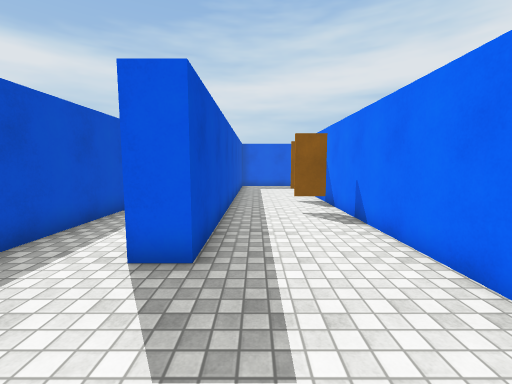
View 1 (above)

24 first-person views from a walk through a scene from a Unity 3-D project. The camera is 1.5 m above the floor, tilts 6° down and sees 90° across. The floor is counted in squares, 1 m on a side. Each view is taken from the middle of a square. On the plan, view 1 faces up. The plan holds only what a view shows up to about 13 squares ahead; the rest is blank. The player character is not drawn. Surface patterns are stand-ins for the level's own textures.

View 2
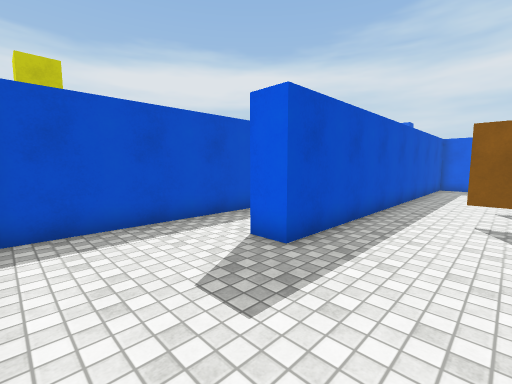

View 3
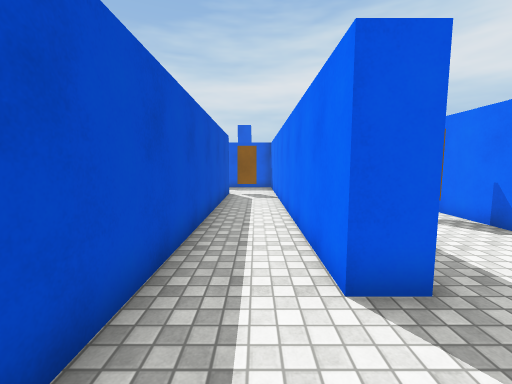

View 4
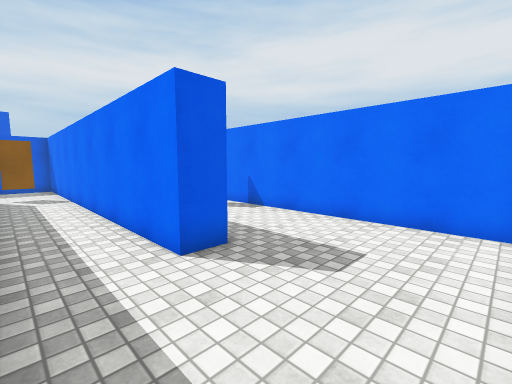

View 5
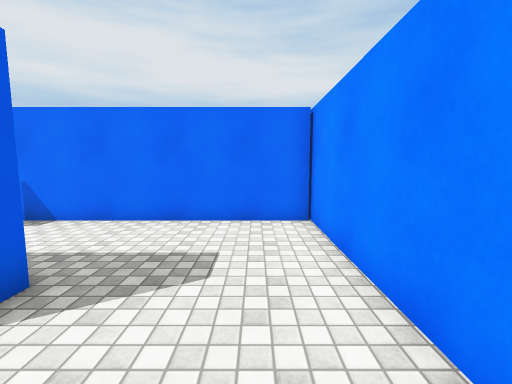

View 6
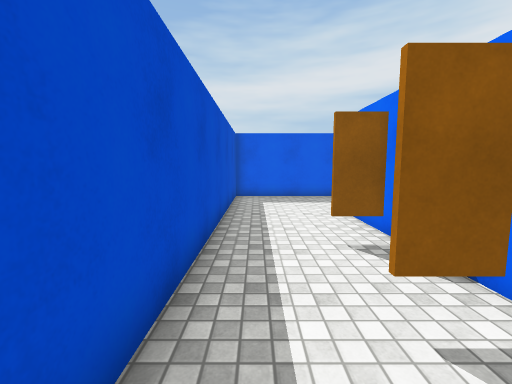

View 7
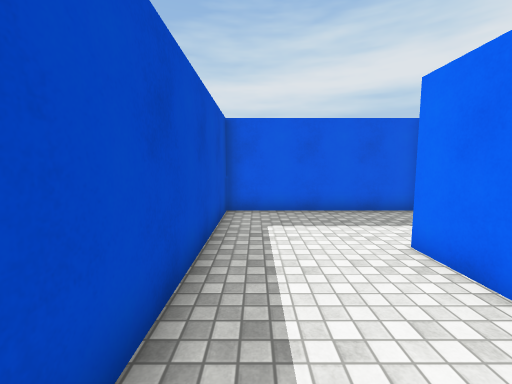

View 8
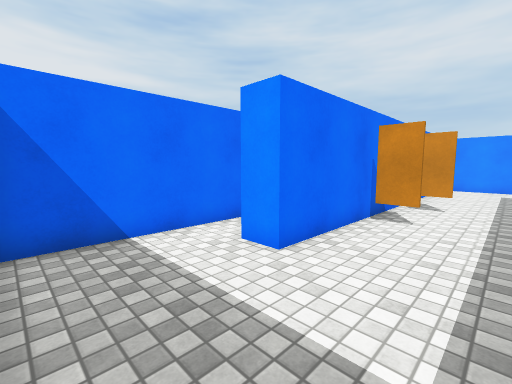

View 9
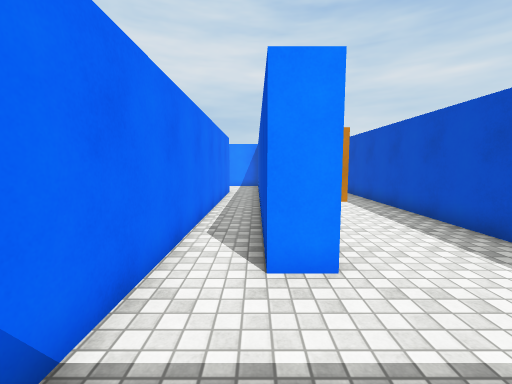

View 10
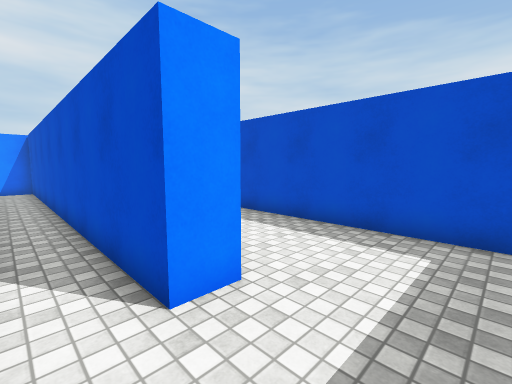

View 11
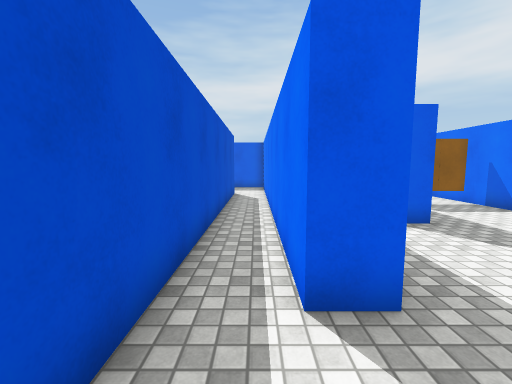

View 12
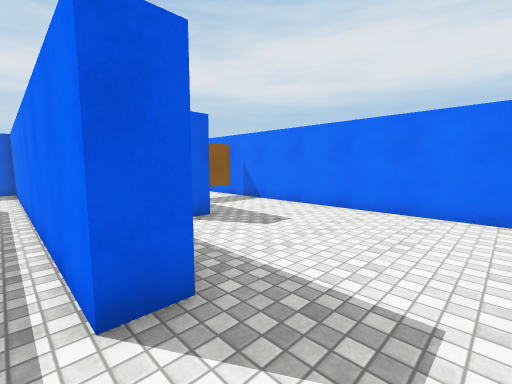

View 13
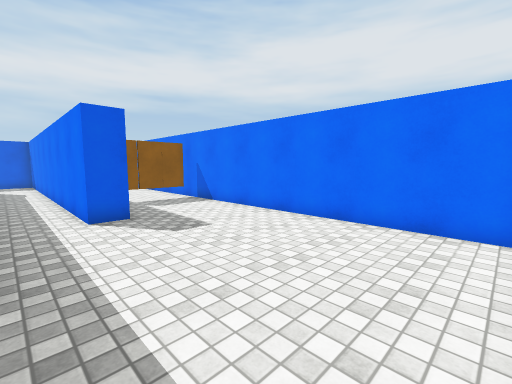

View 14
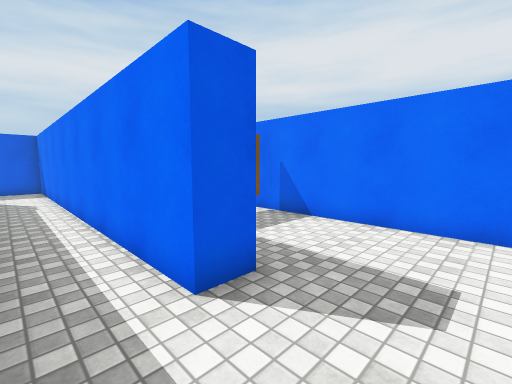

View 15
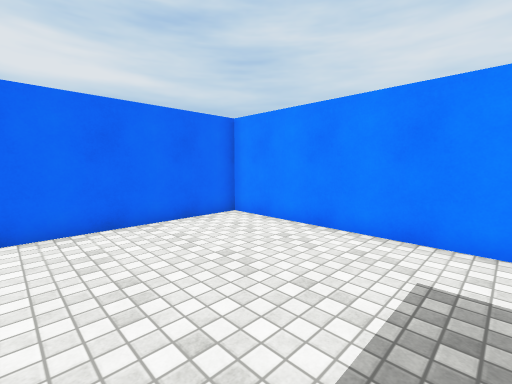

View 16
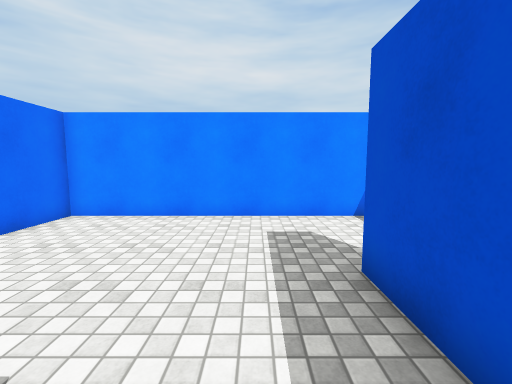

View 17
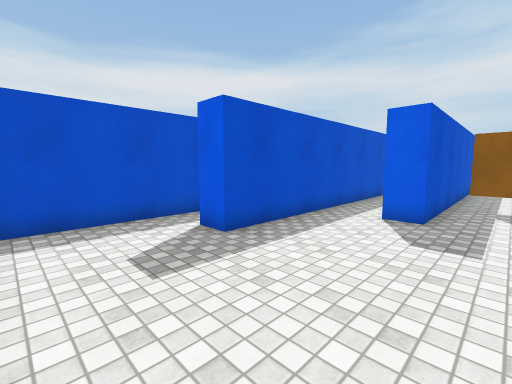

View 18
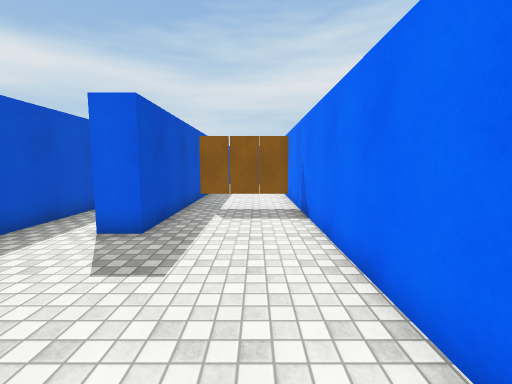

View 19
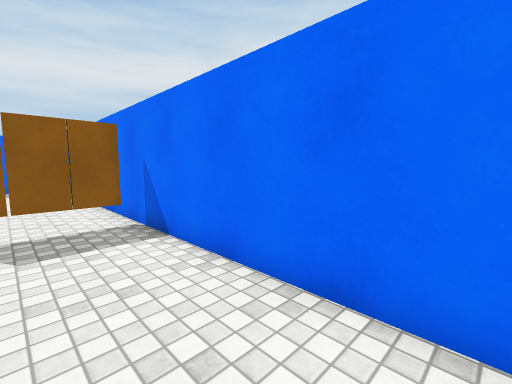

View 20
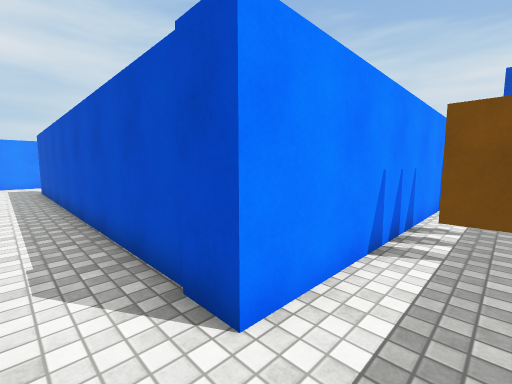

View 21
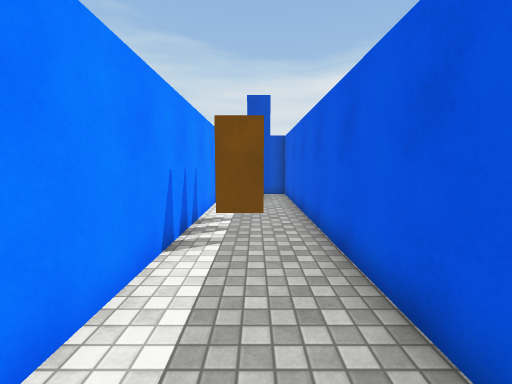

View 22
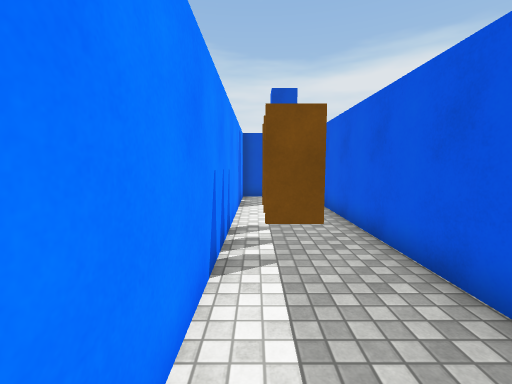

View 23
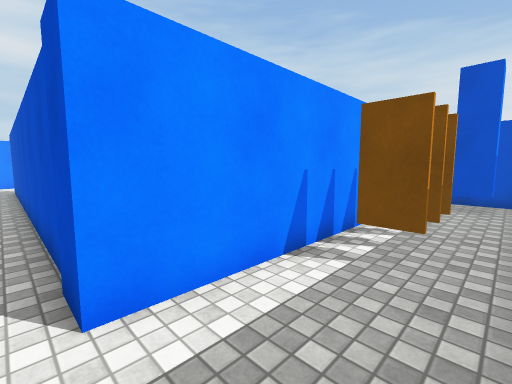

View 24
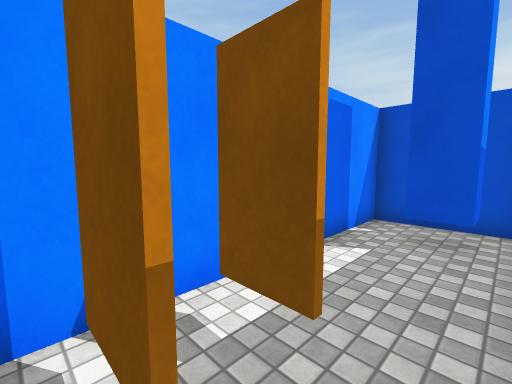

### Floor plan
Key: @ floor where view 1 was taken; # wall or solid block; x gap in a wall; . floor; = window, fence, low wall or low ledge; T thing the floor can be seen under or through.
Columns run from 5 left of view 1 to 14 right of it. Each row starts with its distance up from view 1.
 23 ###############
 22 #.............#
 21 ##....##......#
 20 #.....##......#
 19 ############..#
 18     #......#..#
 17     #......#..##
 16    ##......#..##.
 15  ####......#..# ...
 14 ##=##...##.#..# ...#
 13 #..##...##.#..# ...#
 12 #..##...##.#..# ...#
 11 #..##..###.#..##TTx#
 10 #..##...##.#..#....#
  9 #..##...##.#..#....#
  8 #..##..x##.#..#....#
  7 #..##...##.#.......#
  6 #..##...##.#.......#
  5 #..##...##.#.......#
  4 #..##...##.#.......#
  3 #.......##.........#
  2 #.......##.........#
  1 #.......##.........#
  0 #....@..##.........#
 -1   ##################

Positions as (right, up) in squares from view 1, and headings:
1: (0, 0), facing up
2: (2, 0), facing up-left
3: (-3, 1), facing up
4: (-4, 0), facing up-right
5: (-4, 1), facing right
6: (0, 6), facing up
7: (0, 10), facing up
8: (0, 18), facing down-right
9: (4, 18), facing down
10: (5, 17), facing down-left
11: (5, 1), facing up
12: (5, 1), facing up-right
13: (7, 0), facing up-right
14: (7, 5), facing up-right
15: (7, 5), facing down-right
16: (8, 7), facing down
17: (11, 0), facing up-left
18: (12, 2), facing up
19: (11, 4), facing up-right
20: (8, 21), facing down-left
21: (8, 21), facing left
22: (7, 20), facing left
23: (7, 22), facing down-left
24: (2, 22), facing down-left
